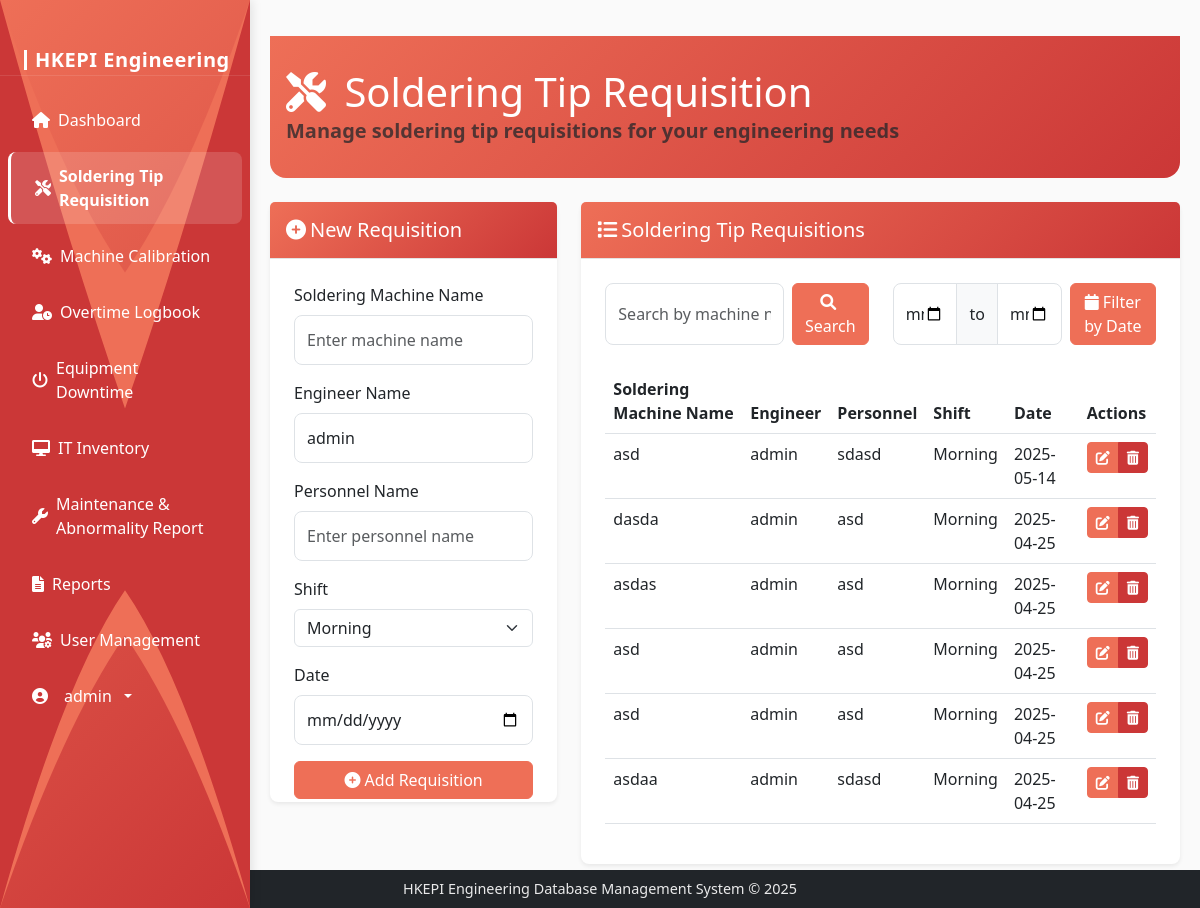
The app's page /soldering-tips (signed in) with its own data.
### models.py (models this page shows, shortened)
class User(UserMixin, db.Model):
    id = db.Column(db.Integer, primary_key=True)
    username = db.Column(db.String(64), unique=True, nullable=False)
    email = db.Column(db.String(120), unique=True, nullable=False)
    password_hash = db.Column(db.String(256), nullable=False)
    is_admin = db.Column(db.Boolean, default=False)
    date_created = db.Column(db.DateTime, default=datetime.utcnow)

class SolderingTip(db.Model):
    id = db.Column(db.Integer, primary_key=True)
    machine_name = db.Column(db.String(100), nullable=False)
    engineer_name = db.Column(db.String(100), nullable=False)
    personnel_name = db.Column(db.String(100), nullable=False)
    shift = db.Column(db.String(20), nullable=False)
    date = db.Column(db.DateTime, nullable=False)
    created_at = db.Column(db.DateTime, default=datetime.utcnow)

### routes.py (the view, shortened to what this page needs)
@app.route('/soldering-tips')
@login_required
def soldering_tips():
    search_query = request.args.get('search', '')
    start_date = request.args.get('start_date')
    end_date = request.args.get('end_date')
    query = SolderingTip.query
    if search_query:
        query = query.filter(
            SolderingTip.machine_name.ilike(f'%{search_query}%')
        )
    tips = query.order_by(SolderingTip.date.desc()).all()
    form = SolderingTipForm()
    form.engineer_name.choices = [(user.username, user.username) for user in User.query.all()]
    return render_template('soldering_tip.html', tips=tips, form=form, search_query=search_query, start_date=start_date, end_date=end_date)

### templates/soldering_tip.html (shortened to what this page needs)
{% extends 'base.html' %}
{% block content %}
<div class="container-fluid content-area">
    <div class="dashboard-header mb-4">
        <div class="header-content">
            <h1 class="mb-0" style="color: white;">
                <i class="fas fa-tools me-2" style="color: white;"></i>
                Soldering Tip Requisition
            </h1>
            <p class="lead text-muted mb-0 bold-welcome">
                Manage soldering tip requisitions for your engineering needs
            </p>
        </div>
    </div>
    <div class="row mb-4">
        <div class="col-md-4">
            <div class="card" style="height: 600px;">
                <div class="card-header" style="background: linear-gradient(135deg, var(--accent-primary), var(--accent-secondary)); color: white;">
                    <h5 class="mb-0">
                        {% if edit_tip %}
                        <i class="fas fa-edit me-1"></i>Edit Requisition
                        {% else %}
                        <i class="fas fa-plus-circle me-1"></i>New Requisition
                        {% endif %}
                    </h5>
                </div>
                <div class="card-body" style="overflow-y: auto;">
                    {% if edit_tip %}
                    <form method="POST" action="{{ url_for('edit_soldering_tip', tip_id=edit_tip.id) }}">
                    {% else %}
                    <form method="POST" action="{{ url_for('add_soldering_tip') }}">
                    {% endif %}
                        <div class="mb-3">
                            <label for="machine_name" class="form-label">Soldering Machine Name</label>
                            {{ form.machine_name(class="form-control", placeholder="Enter machine name") }}
                        </div>
                        <div class="mb-3">
                            <label for="engineer_name" class="form-label">Engineer Name</label>
                            {{ form.engineer_name(class="form-control", placeholder="Enter engineer name") }}
                        </div>
                        <div class="mb-3">
                            <label for="personnel_name" class="form-label">Personnel Name</label>
                            {{ form.personnel_name(class="form-control", placeholder="Enter personnel name") }}
                        </div>
                        <div class="mb-3">
                            <label for="shift" class="form-label">Shift</label>
                            {{ form.shift(class="form-select") }}
                        </div>
                        <div class="mb-3">
                            <label for="date" class="form-label">Date</label>
                            {{ form.date(class="form-control", type="date") }}
                        </div>
                        <div class="d-grid gap-2">
                            {% if edit_tip %}
                            <button type="submit" class="btn btn-primary">
                                <i class="fas fa-save me-1"></i>Update Requisition
                            </button>
                            <a href="{{ url_for('soldering_tips') }}" class="btn btn-secondary">
                                <i class="fas fa-times me-1"></i>Cancel
                            </a>
                            {% else %}
                            <button type="submit" class="btn btn-primary">
                                <i class="fas fa-plus-circle me-1"></i>Add Requisition
                            </button>
                            {% endif %}
                        </div>
                    </form>
                </div>
            </div>
        </div>
        <div class="col-md-8">
            <div class="card">
                <div class="card-header" style="background: linear-gradient(135deg, var(--accent-primary), var(--accent-secondary)); color: white;">
                    <h5 class="mb-0"><i class="fas fa-list me-1"></i>Soldering Tip Requisitions</h5>
                </div>
                <div class="card-body">
                    <div class="row mb-4">
                        <div class="col-md-6">
                            <form class="d-flex" method="GET" action="{{ url_for('soldering_tips') }}">
                                <input type="text" class="form-control me-2" name="search" placeholder="Search by machine name..." value="{{ search_query if search_query else '' }}">
                                <button class="btn btn-primary" type="submit">
                                    <i class="fas fa-search me-1"></i>Search
                                </button>
                            </form>
                        </div>
                        <div class="col-md-6">
                            <form class="d-flex" method="GET" action="{{ url_for('soldering_tips') }}">
                                <div class="input-group me-2">
                                    <input type="date" class="form-control" name="start_date" value="{{ start_date if start_date else '' }}">
                                    <span class="input-group-text">to</span>
                                    <input type="date" class="form-control" name="end_date" value="{{ end_date if end_date else '' }}">
                                </div>
                                <button class="btn btn-primary" type="submit">
                                    <i class="fas fa-calendar me-1"></i>Filter by Date
                                </button>
                            </form>
                        </div>
                    </div>
                    <div class="table-responsive" style="max-height: 600px;">
                        <table class="table table-hover">
                            <thead>
                                <tr>
                                    <th>Soldering Machine Name</th>
                                    <th>Engineer</th>
                                    <th>Personnel</th>
                                    <th>Shift</th>
                                    <th>Date</th>
                                    <th>Actions</th>
                                </tr>
                            </thead>
                            <tbody>
                                {% for tip in tips %}
                                <tr>
                                    <td>{{ tip.machine_name }}</td>
                                    <td>{{ tip.engineer_name }}</td>
                                    <td>{{ tip.personnel_name }}</td>
                                    <td>{{ tip.shift|capitalize }}</td>
                                    <td>{{ tip.date.strftime('%Y-%m-%d') }}</td>
                                    <td>
                                        <div class="btn-group btn-group-sm" role="group">
                                            <a href="{{ url_for('edit_soldering_tip', tip_id=tip.id) }}" class="btn btn-warning">
                                                <i class="fas fa-edit"></i>
                                            </a>
                                            <button type="button" class="btn btn-danger" data-bs-toggle="modal" data-bs-target="#deleteTipModal-{{ tip.id }}">
                                                <i class="fas fa-trash-alt"></i>
                                            </button>
                                        </div>
                                    </td>
                                </tr>
                                {% endfor %}
                            </tbody>
                        </table>
                    </div>
                </div>
            </div>
        </div>
    </div>
</div>
{% endblock %}

### templates/base.html (shortened to what this page needs)
<!DOCTYPE html>
<html lang="en" data-bs-theme="light" style="height: 100%;">
<head>
    <link href="https://cdn.jsdelivr.net/npm/bootstrap@5.3.0/dist/css/bootstrap.min.css" rel="stylesheet">
    <link rel="stylesheet" href="https://cdnjs.cloudflare.com/ajax/libs/font-awesome/6.0.0/css/all.min.css">
    <link rel="stylesheet" type="text/css" href="https://cdn.jsdelivr.net/npm/daterangepicker/daterangepicker.css" />
    <link rel="stylesheet" href="{{ url_for('static', filename='css/style.css') }}">
</head>
<body class="{% block body_class %}{% endblock %}" style="height: 100%; margin: 0;">
    <nav class="sidebar" id="sidebar">
        <svg class="sidebar-wave" viewBox="0 0 100 100" preserveAspectRatio="none">
            <path d="M0 0 L0 100 Q25 80 50 70 Q75 80 100 100 L100 0 Q75 20 50 30 Q25 20 0 0 Z" fill="var(--accent-primary)"/>
            <path d="M0 0 L0 100 Q25 75 50 65 Q75 75 100 100 L100 0 Q75 25 50 45 Q25 25 0 0 Z" fill="var(--accent-secondary)"/>
        </svg>
        <div class="sidebar-brand">
            <a class="navbar-brand" href="{{ url_for('dashboard') }}">
                <span>HKEPI Engineering</span>
            </a>
        </div>
        {% if current_user.is_authenticated %}
        <ul class="sidebar-nav nav flex-column">
            <li class="nav-item">
                <a class="nav-link {% if request.path == url_for('dashboard') %}active fw-bold{% endif %}" href="{{ url_for('dashboard') }}">
                    <i class="fas fa-home"></i>
                    <span>Dashboard</span>
                </a>
            </li>
            <li class="nav-item">
                <a class="nav-link {% if request.path == url_for('soldering_tips') %}active fw-bold{% endif %}" href="{{ url_for('soldering_tips') }}">
                    <i class="fas fa-tools"></i>
                    <span>Soldering Tip Requisition</span>
                </a>
            </li>
            <li class="nav-item">
                <a class="nav-link {% if request.path == url_for('machine_calibrations') %}active fw-bold{% endif %}" href="{{ url_for('machine_calibrations') }}">
                    <i class="fas fa-cogs"></i>
                    <span>Machine Calibration</span>
                </a>
            </li>
            <li class="nav-item">
                <a class="nav-link {% if request.path == url_for('overtime_logbook') %}active fw-bold{% endif %}" href="{{ url_for('overtime_logbook') }}">
                    <i class="fas fa-user-clock"></i>
                    <span>Overtime Logbook</span>
                </a>
            </li>
            <li class="nav-item">
                <a class="nav-link {% if request.path == url_for('equipment_downtime') %}active fw-bold{% endif %}" href="{{ url_for('equipment_downtime') }}">
                    <i class="fas fa-power-off"></i>
                    <span>Equipment Downtime</span>
                </a>
            </li>
            <li class="nav-item">
                <a class="nav-link {% if request.path == url_for('it_inventory') %}active fw-bold{% endif %}" href="{{ url_for('it_inventory') }}">
                    <i class="fas fa-desktop"></i>
                    <span>IT Inventory</span>
                </a>
            </li>
            <li class="nav-item">
                <a class="nav-link {% if request.path == url_for('maintenance_reports') %}active fw-bold{% endif %}" href="{{ url_for('maintenance_reports') }}">
                    <i class="fas fa-wrench"></i>
                    <span>Maintenance & Abnormality Report</span>
                </a>
            </li>
            <li class="nav-item">
                <a class="nav-link {% if request.path == url_for('reports') %}active fw-bold{% endif %}" href="{{ url_for('reports') }}">
                    <i class="fas fa-file-alt"></i>
                    <span>Reports</span>
                </a>
            </li>
            {% if current_user.is_admin %}
            <li class="nav-item">
                <a class="nav-link {% if request.path == url_for('user_management') %}active fw-bold{% endif %}" href="{{ url_for('user_management') }}">
                    <i class="fas fa-users-cog"></i>
                    <span>User Management</span>
                </a>
            </li>
            {% endif %}
            <li class="nav-item mt-auto">
                <div class="dropdown">
                    <a class="nav-link dropdown-toggle" href="#" id="sidebarDropdown" role="button" data-bs-toggle="dropdown" aria-expanded="false">
                        <i class="fas fa-user-circle me-2"></i>
                        <span>{{ current_user.username }}</span>
                    </a>
                </div>
            </li>
        </ul>
        {% endif %}
    </nav>
        <div class="main-flex-center">
            {% block content %}
            {% endblock %}
        </div>
        <footer class="bg-dark text-white position-fixed bottom-0 w-100 py-2 z-1020" style="
            background-color: rgba(0,0,0,0.8);
            left: 0;
            right: 0;
            width: 100%;
            text-align: center;
        ">
            <div class="container-fluid">
                <div class="row">
                    <div class="col-12">
                        <p class="mb-0" style="
                            color: rgba(255,255,255,0.9);
                            font-size: 0.9rem;
                            max-width: 100%;
                            word-wrap: break-word;
                            margin: 0 auto;
                            padding: 0 1rem;
                        ">HKEPI Engineering Database Management System &copy; 2025</p>
                    </div>
                </div>
            </div>
        </footer>
    </body>
    </html>

### records on screen
User: username "admin"
SolderingTip: machine_name "asd", engineer_name "admin", personnel_name "sdasd", shift "Morning", date "2025-05-14"
SolderingTip: machine_name "dasda", engineer_name "admin", personnel_name "asd", shift "Morning", date "2025-04-25"
SolderingTip: machine_name "asdas", engineer_name "admin", personnel_name "asd", shift "Morning", date "2025-04-25"
SolderingTip: machine_name "asd", engineer_name "admin", personnel_name "asd", shift "Morning", date "2025-04-25"
SolderingTip: machine_name "asd", engineer_name "admin", personnel_name "asd", shift "Morning", date "2025-04-25"
SolderingTip: machine_name "asdaa", engineer_name "admin", personnel_name "sdasd", shift "Morning", date "2025-04-25"
